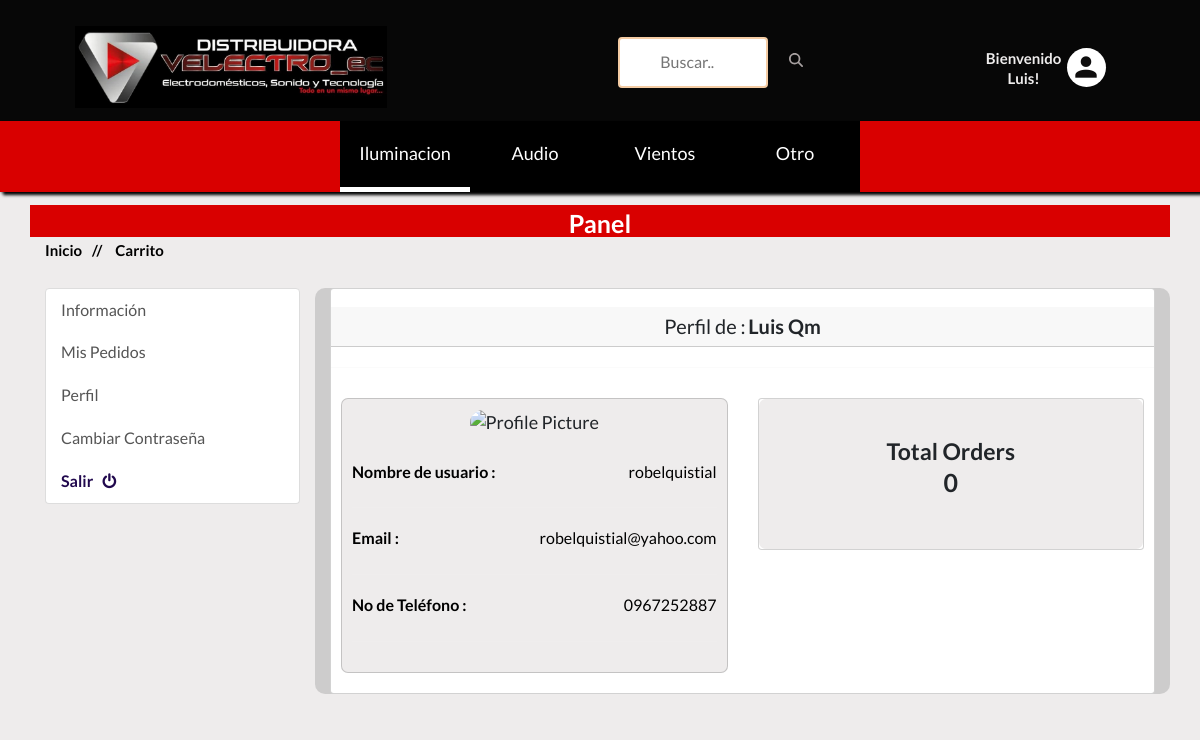
The page /account/ (signed in) on the database its author committed.
### accounts/models.py (models this page shows, shortened)
class Account(AbstractBaseUser):
    first_name = models.CharField(max_length=50)
    last_name = models.CharField(max_length=50)
    username = models.CharField(max_length=50, unique=True)
    email = models.EmailField(max_length=100, unique=True)
    Phone_number = models.CharField(max_length=50)
    is_admin = models.BooleanField(default=False)
    is_staff = models.BooleanField(default=False)
    is_active = models.BooleanField(default=False)
    is_superadmin = models.BooleanField(default=False)
    date_joined_for_format = models.DateTimeField(auto_now_add=True)
    last_login_for_format  = models.DateTimeField(auto_now_add=True)
    USERNAME_FIELD = 'email'
    REQUIRED_FIELDS = ['username', 'first_name', 'last_name']
    objects = AccountManger()
    def full_name(self):
        return f'{self.first_name} {self.last_name}'

### shop/models.py (models this page shows, shortened)
class Subcategory(models.Model):
    name = models.CharField(max_length=100, unique=True)
    slug = models.SlugField(max_length=100, unique=True)
    class Meta:
        verbose_name = 'Categoria'
        verbose_name_plural = 'categorias'
    def get_subcategory_slug_url(self):
        return reverse('shop:subcategries', args=[self.slug])

### accounts/views.py (the view)
# urls.py: path('', views.dashboard, name='dashboardd'),
@login_required(login_url = 'accounts:login')
def dashboard(request):
    orders = Order.objects.order_by('-created_at').filter(user_id=request.user.id, is_ordered=True)
    profile = UserProfile.objects.filter(user_id=request.user.id)
    orders_count = orders.count()
    context = {
        'orders_count':orders_count,
        'profile':profile,
    }
    return render(request, 'shop/accounts/dashboard/dashboard.html', context)

### shop/context_processors.py (called while the page is built)
def category_list(request):
    return {
        'categories' : Category.objects.all(),
        'subcategories': Subcategory.objects.all()
    }

### shop/models.py (called while the page is built)
    def get_category_slug_url(self):
        return reverse('shop:categries', args=[self.subcategory1.slug,self.slug])

### templates/shop/accounts/dashboard/dashboard.html (shortened to what this page needs)
{% extends '../../../base.html' %}
{% load static %}
{% block content %}
<div  class="pages-title section-padding">
    <div  class="container">
        <div  style="background:#D90000" class="row">
            <div class="col-xs-12">
                <div class="pages-title-text text-center">
                    <h2 style="color:white">Panel</h2>
                    <ul class="text-left">
                        <li><a style="color:black" href="\">Inicio </a></li>
                        <li style="color:black"><span> // </span>Carrito</li>
                    </ul>
                </div>
            </div>
        </div>
    </div>
</div>
<section style="background: rgb(238, 236, 236)" class="section-conten padding-y bg">
    <br><br>
    <div class="container">
        <div class="row">
            {% include "includes/dashboard_slider.html" %}
            <main style="background:rgba(128, 128, 128,0.3); border-radius:10px" class="col-md-9">
                <article class="card">
                <br>
                <header class="card-header text-center">
                    <span style="font-size:20px" class="d-inline-block">Perfil de :</span>
                    <strong style="font-size:20px">{{user.full_name | title}}</strong>
                </header>
                <hr>
                <div class="card-body">
                    <div  class="row">
                        <div style="" class="col-md-6">
                            <div  class="card" style="text-align:center; background:rgb(238, 236, 236);border-radius:7px;margin-bottom:10px">
                                <div style="font-size:18px;padding:10px" class="card-body">
                                    <img src="{{profile.profile_picture.url}}" alt="Profile Picture" width="100" style="border-radius:50px;">
                                    <br>
                                    <br>
                                    <p style="font-size:16px;" class="mb-0"><span style="float:left"><b>Nombre de usuario :</b></span> <span style="float:right">{{user.username}}</span></p><br><hr>
                                    <p style="font-size:16px;" class="mb-0"><span style="float:left"><b>Email :</b></span> <span style="float:right">{{user.email}}</span></p><br><hr>
                                    <p style="font-size:16px;" class="mb-0"><span style="float:left"><b>No de Teléfono :</b></span> <span style="float:right">{{user.Phone_number}}</span></p><br><hr>
                                </div>
                            </div>
                        </div>
                        <div  class="col-md-6">
                            <div  class="card" style="text-align:center;">
                                <div style="background:rgb(238, 236, 236);border-radius:7px;padding:10px;height:150px" style="font-size:18px" class="card-body">
                                    <h5 style="margin-top:30px;font-size:23px" class="card-title">Total Orders</h5>
                                    <h4 style="font-size:25px">{{orders_count}}</h4>
                                </div>
                            </div>
                        </div><br>
                    </div>
                </div>
                </article>
            </main>
        </div>
    </div><br>
</section>
{% endblock content %}

### templates/base.html (shortened to what this page needs)
{% load static %}
<!doctype html>
<html class="no-js" lang="">
<head>
    <link href="https://cdn.jsdelivr.net/npm/bootstrap@5.3.1/dist/css/bootstrap.min.css" rel="stylesheet">
    <link rel="stylesheet" href="{% static 'css/bootstrap.min.css' %}">
    <link rel="stylesheet" href="{% static 'css/animate.css' %}">
    <link rel="stylesheet" href="{% static 'css/materialdesignicons.min.css' %}">
    <link rel="stylesheet" href="{% static 'css/jquery.simpleLens.css' %}">
    <link rel="stylesheet" href="{% static 'css/jquery-ui.min.css' %}">
    <link rel="stylesheet" href="{% static 'css/meanmenu.min.css' %}">
    <link rel="stylesheet" href="{% static 'css/nivo-slider.css' %}">
    <link rel="stylesheet" href="{% static 'css/owl.carousel.css' %}">
    <link rel="stylesheet" href="{% static 'css/style.css' %}">
    <link rel="stylesheet" href="{% static 'css/responsive.css' %}">
    <link rel="stylesheet" href="https://cdnjs.cloudflare.com/ajax/libs/font-awesome/4.7.0/css/font-awesome.min.css">
</head>
<body style="background: rgb(238, 236, 236)">
    <header style="background:black" class="header-one header-two">
        <div class="container-primer">
            <div class="img">
                <a href="\"> <img src="{% static '/img/logo2.jpg' %}" alt="">
                </a>
            </div>
            <div class="searches">
                <form id="searchh" action={% url 'shop:search' %} method="GET">
                    <input  type="text" name="keyword" placeholder="Buscar..">
                    <div class="btn">
                    </div>
                </form>
            </div>
            <div class="middel-top clearfix tercero">
                    <div class="welcome">
                        {% if user.id is None %}
                        <div class="welcome-profile">
                            <p style="color:rgb(238, 236, 236)"><b>Bienvenido</b></p>
                        </div>
                        {% else %}
                        <div class="welcome-profile">
                            <p style="color:rgb(238, 236, 236)"><b>Bienvenido {{user.first_name | capfirst}}!</b></p>
                        </div>
                        {% endif %}
                    </div>
                    <div class="profile">
                        <ul class="clearfix right floatright panel-up">
                            <li>
                                <a style="color:rgb(14, 13, 13)" href="#"><i class="mdi mdi-account"></i></a>
                            </li>
                        </ul>
                    </div>
            </div>
         </div>
        <div>
            <ul class="fase-child">
                {% for subcategory in subcategories %}
                <li class="sub-list"><a style="color:white" href={{subcategory.get_subcategory_slug_url}}>{{subcategory.name}}</a>
                </li>
                {% endfor %}
            </ul>
        </div>
    </header>
    {% block content %}
    {% endblock content %}
</body>
</html>

### core/static/css/style.css (style rules this page uses)
html { overflow-x: hidden; overflow-y: scroll !important; }
html, body { height: 100% }
.floatright { float:right }
img { max-width:100%; }
p { margin:0px; }
h1, h2, h3, h4, h5, h6 { margin: 0 0 10px; font-family: 'Lato', sans-serif; text-transform:capitalize; font-weight:600; }
a { transition: all 0.3s ease 0s; text-decoration:none; color: white; text-transform:capitalize; }
i { font-size:16px; }
p { color:black; font-size:15px; font-weight:400; line-height:20px; }
ul { list-style: outside none none; margin: 0; padding: 0 }
ul li { float:left; }
.section-padding { padding: 1em !important; }
body { font-family: 'Lato', sans-serif; color:#f4cca4; font-size:13px; font-weight:400; }
.middel-top .left, .middel-top .right { width: 20%; }
.middel-top { border: 1px solid #ccc; border-top: 0px solid #ccc; border: 4px solid red; }
.middel-top .right a { font-size: 16px; line-height: 75px; }
.middel-top .right li:last-child a i { border: 0 none; }
.header-one .right li { position:relative; }
.middel-top .right a i { border-right: 1px solid #ccc; width: 100%; line-height: 30px; }
header.header-one { box-shadow: 0 0 3px rgba(25, 25, 25, 0.56); position: relative; z-index: 999; }
.header-two .middel-top .left, .header-two .middel-top .right { width: auto; }
.pages-title ul.text-left { position: absolute; }
.pages-title-text h2 { margin: 0; color:#333; font-size:32px; padding: 0 }
.pages-title li { font-weight: 600; text-transform: capitalize; }
.pages-title ul span { padding: 0 10px; }
.single-blog-page .post-title li, .post-title li a,.share-tag a ,.author-des > span,.recent-post h5, .recent-post span ,.error-content button ,.error-content input,.error-content > h5,.pages-title li ,.right.floatright input,.member-btn > a,.pagnation-ul a { color: #999; }
.text-left>li:first-child>a { color:gray }
.container-primer { background-color: rgb(7, 7, 7); display: flex; flex-direction: row; justify-content: space-around; align-items: center; padding: 2em 0 1em 0; }
.img>a>img { width: 8em; }
.container-primer>div { text-align: center; font-size: 3em; }
.container-primer>div:nth-child(2) { width: 30%; justify-self: start; align-self: start; }
.tercero { display: flex; flex-direction: row; border: 0; }
.tercero>div { display: flex; justify-content: center; width: 2em; }
.tercero>.welcome { display: flex; align-items: center; position: absolute; right: 1.6em; }
.tercero>div>ul>li { display: flex; justify-content: center; align-items: center; width: 1em; height: 1em; padding: 0; border-radius: 100%; background-color: white; }
.tercero>div>ul>li>a { display: flex; align-items: center; height: 3em; }
.tercero>div>ul>li>a>i { font-size: 2em; }
.fase-child { margin-bottom: 0; background-color: #D90000; display: flex; justify-content: center; position:relative; box-shadow: 3px 3px 3px black }
.fase-child>li { display: flex; background-color: rgba(0, 0, 0); list-style: none; cursor: pointer; width: 10em; transition: all 0.3s ease 0s; outline: none; }
.fase-child>li>a { align-items: stretch; padding: 20px 0 20px 0; text-align: center; width: 100%; font-size: 18px; }
.fase-child>li:first-child { border-left: none; border-bottom: 5px solid white; }
.text-left { margin-bottom: 2em; }
.text-left>li { font-size: 15px; color: gray; }
.text-center>h2 { margin-top: 5px; }

### core/static/css/responsive.css (style rules this page uses)
@media (min-width: 1200px) and (max-width: 1666px) { html { overflow-x: hidden } }
@media (min-width: 1200px) and (max-width: 1666px) { html { overflow-x: hidden; } }
@media (min-width: 1200px) and (max-width: 1265px) { html { overflow-x: hidden } }
@media (min-width: 1170px) and (max-width: 1200px) { html { overflow-x: hidden } }
header .logo,.middel-top .right a { line-height: 50px; }
.middel-top .center ,.middel-top .left, .middel-top .right { width: 100%; }
.middel-top,.middel-top .center { border: 0 none; }
.middel-top { display: inline-block; position: relative; text-align: center; }
.pages-title-text h2 { font-size: 25px; }
.pages-title ul.text-left { top: 35px; }

### templates/base.html (style rules this page uses)
#searchh input[type=text] { width: 150px; margin-top:10px; margin-bottom:10px; box-sizing: border-box; border: 2px solid #f4cca4; border-radius: 4px; font-size: 16px; color:#1c1427; background-color: #fff; background-position: 10px 10px; background-repeat: no-repeat; padding: 12px 20px 12px 40px; -webkit-transition: width 0.4s ease-in-out; transition: width 0.4s ease-in-out; }
svg { fill:#a7a0a0 }

### rows shown on the page
Account: first_name "Luis", full_name "Luis Qm", username "robelquistial", email "robelquistial@yahoo.com", Phone_number "0967252887"
Subcategory: name "Iluminacion"
Subcategory: name "Audio"
Subcategory: name "Vientos"
Subcategory: name "Otro"

### other values the page prints
{{ orders_count }} "0"
